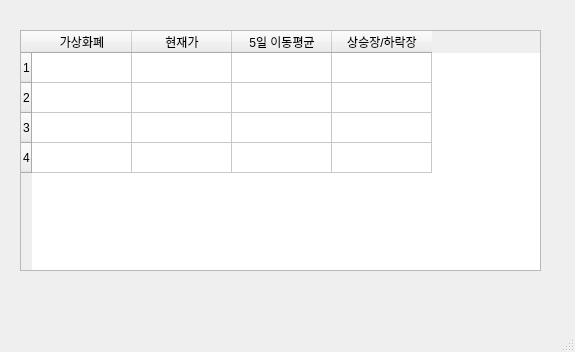
<?xml version="1.0" encoding="UTF-8"?>
<ui version="4.0">
 <class>MainWindow</class>
 <widget class="QMainWindow" name="MainWindow">
  <property name="geometry">
   <rect>
    <x>0</x>
    <y>0</y>
    <width>575</width>
    <height>352</height>
   </rect>
  </property>
  <property name="windowTitle">
   <string>가상화폐 상승장/하락장 알리미</string>
  </property>
  <widget class="QWidget" name="centralwidget">
   <widget class="QTableWidget" name="tableWidget">
    <property name="geometry">
     <rect>
      <x>20</x>
      <y>30</y>
      <width>521</width>
      <height>241</height>
     </rect>
    </property>
    <property name="rowCount">
     <number>4</number>
    </property>
    <row/>
    <row/>
    <row/>
    <row/>
    <column>
     <property name="text">
      <string>가상화폐</string>
     </property>
    </column>
    <column>
     <property name="text">
      <string>현재가</string>
     </property>
    </column>
    <column>
     <property name="text">
      <string>5일 이동평균</string>
     </property>
    </column>
    <column>
     <property name="text">
      <string>상승장/하락장</string>
     </property>
    </column>
   </widget>
  </widget>
  <widget class="QMenuBar" name="menubar">
   <property name="geometry">
    <rect>
     <x>0</x>
     <y>0</y>
     <width>575</width>
     <height>26</height>
    </rect>
   </property>
  </widget>
  <widget class="QStatusBar" name="statusbar"/>
 </widget>
 <resources/>
 <connections/>
</ui>
